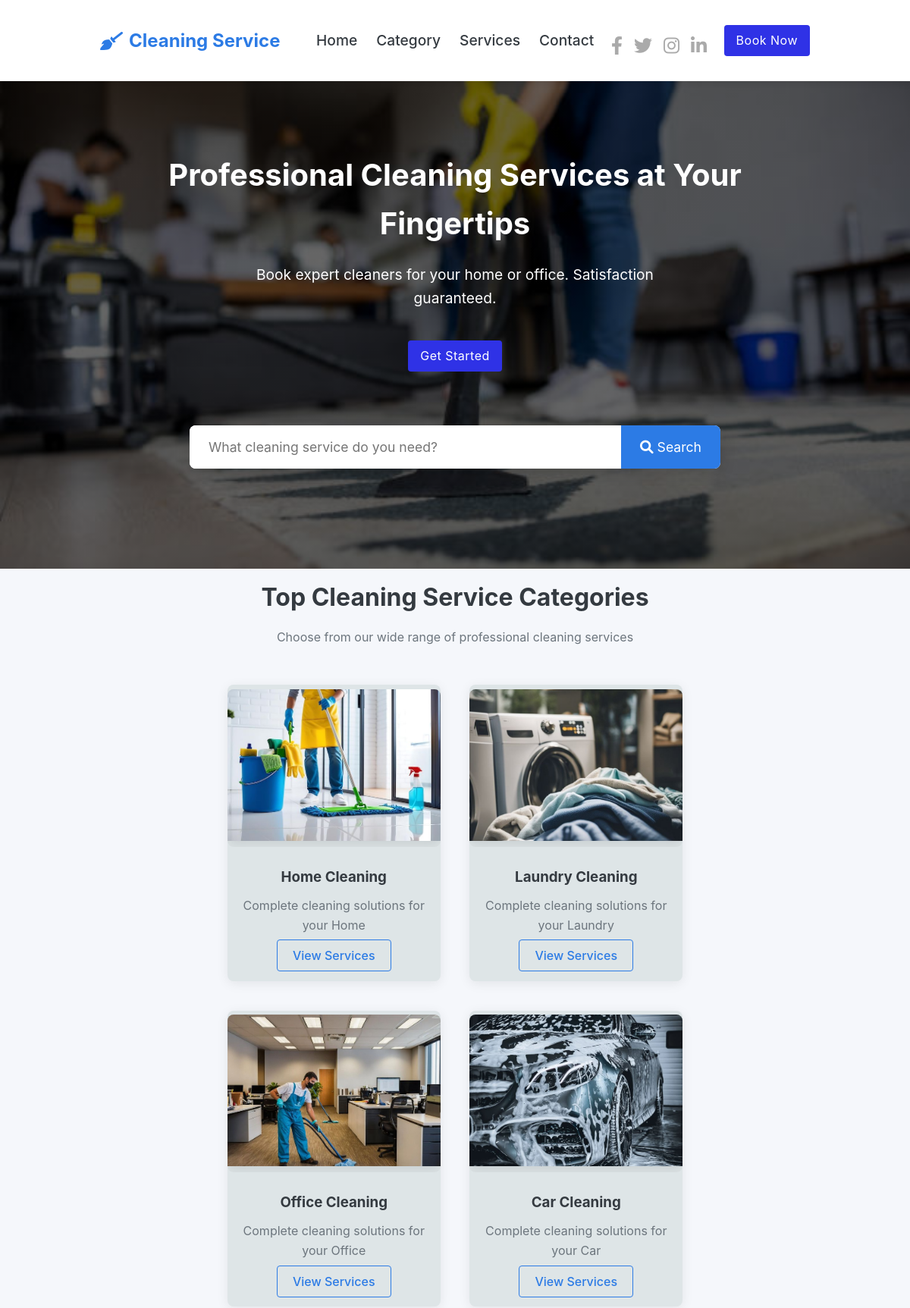
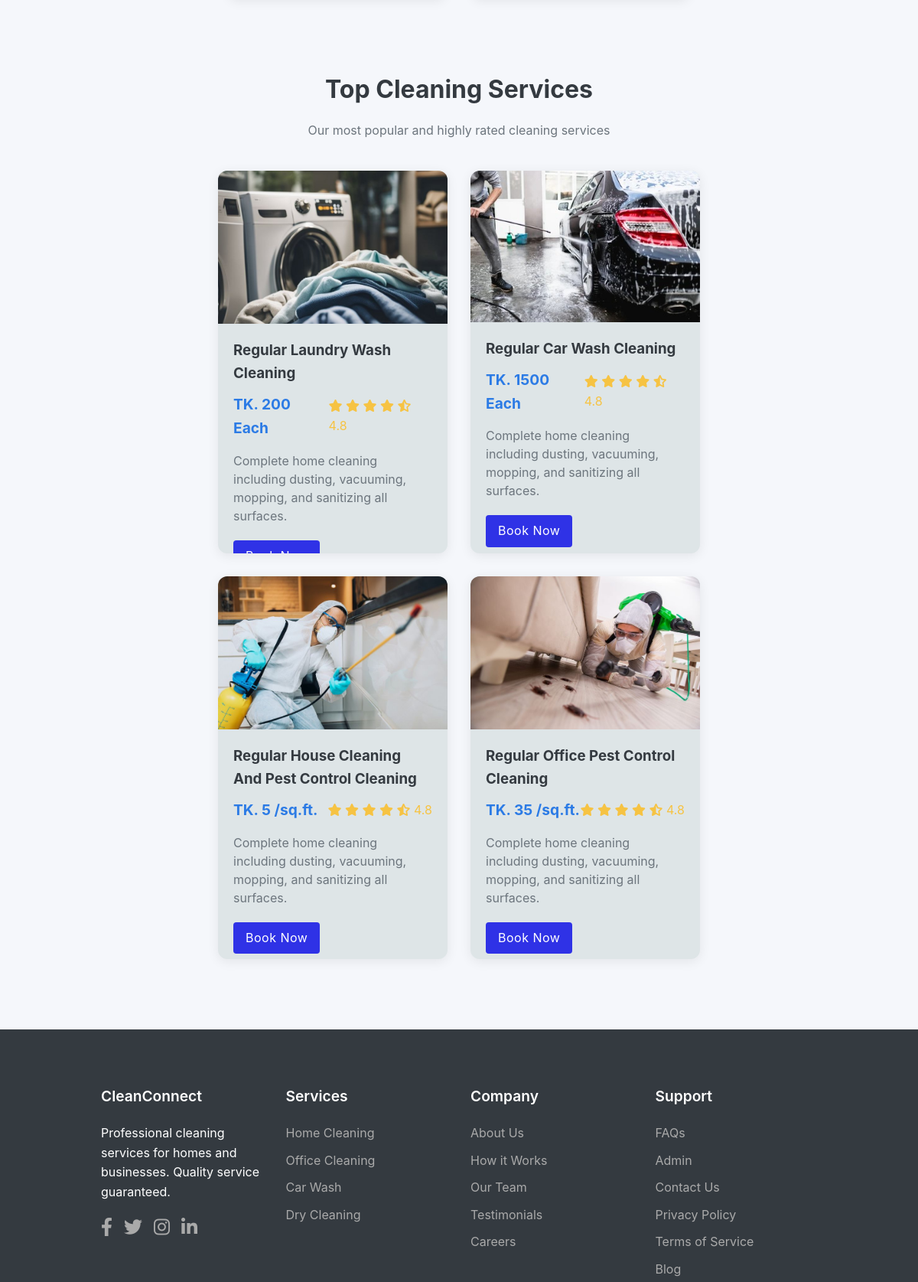
The page / (upper part) on the database its author committed (2 pictures, top to bottom).
### tables this page shows
CREATE TABLE `category` (
  `Id` int(10) NOT NULL,
  `Title` varchar(100) NOT NULL,
  `Image_Name` varchar(255) NOT NULL,
  `Active` varchar(10) NOT NULL
);

CREATE TABLE `service` (
  `Id` int(11) NOT NULL,
  `Title` varchar(150) NOT NULL,
  `Description` varchar(255) NOT NULL,
  `Price` decimal(10,0) NOT NULL,
  `Price_des` varchar(20) NOT NULL,
  `Image_Name` varchar(255) NOT NULL,
  `Category_Title` varchar(100) NOT NULL,
  `Active` varchar(10) NOT NULL
);

### index.php (the view, shortened to what this page needs)
<?php include('partial-front/header.php'); ?>
    <section class="hero">
      <div class="container">
        <h1>Professional Cleaning Services at Your Fingertips</h1>
        <p>
          Book expert cleaners for your home or office. Satisfaction guaranteed.
        </p>
        <a href="services.php" class="btn btn-primary">Get Started</a>
      </div>
    <br><br><br>
    <div class="container">
      <div class="search-container">
        <form action="search-service.php" method="POST" class="search-bar">
          <input type="text" name="search_inp" class="search-input" placeholder="What cleaning service do you need?" />
          <button name="submit" class="search-btn">
            <i class="fas fa-search"></i> Search
          </button>
        </form>
      </div>
    </div>
    </section>
    <section class="container">
      <div class="section-title">
        <h2>Top Cleaning Service Categories</h2>
        <p>Choose from our wide range of professional cleaning services</p>
      </div>
      <div class="categories">
        <?php
          $sql = "SELECT * FROM category WHERE Active = 'Yes' LIMIT 4";
          $res=mysqli_query($conn,$sql);
          $count=mysqli_num_rows($res);
          if ($count>0){
            while($rows=mysqli_fetch_assoc($res)){
              $title = $rows['Title'];
              $image_name = $rows['Image_Name'];
              ?>
              <div class="category-card">
              <div class="box-4 float-container">
                <?php
                  if($image_name != ""){
                    ?>
                    <img src="images/category/<?php echo $image_name; ?>" alt="<?php echo $title; ?> Cleaning" class="category-img">
                  <?php
                  } else{
                    echo "No image";
                  }
                ?>
              </div>
              <div class="category-content">
                <h3><?php echo $title; ?> Cleaning</h3>
                <p>Complete cleaning solutions for your <?php echo $title; ?></p>
                <a href="category-services.php?category_title=<?php echo $title; ?>" class="btn btn-outline">View Services</a>
              </div>
          </div>
          <?php
            }
          }
        ?>
      </div>
    </section>
    <section class="container">
      <div class="section-title">
        <h2>Top Cleaning Services</h2>
        <p>Our most popular and highly rated cleaning services</p>
      </div>
      <?php
          $sql="SELECT * FROM service s INNER JOIN top_ser t ON (s.id = t.service_id) WHERE Active = 'Yes' order by t.count DESC LIMIT 4";
          $res=mysqli_query($conn,$sql);
          $count=mysqli_num_rows($res);
          if ($count>0){
            ?>
            <div class="services">
            <?php
            while($rows=mysqli_fetch_assoc($res)){
              $ID = $rows['Id'];
              $service_title = $rows['Title'];
              $price = $rows['Price'];
              $price_des = $rows['Price_des'];
              $image_name = $rows['Image_Name'];
              ?>
                <div class="service-card">
                  <img src="images/services/<?php echo $image_name; ?>" alt="<?php echo $image_name; ?>" class="service-img" />
                  <div class="service-content">
                    <h3>Regular <?php echo $service_title; ?> Cleaning</h3>
                    <div class="service-meta">
                      <div class="service-price">TK. <?php echo $price; ?><span> <?php echo  $price_des; ?></span></div>
                      <div class="service-rating">
                        <i class="fas fa-star"></i>
                        <i class="fas fa-star"></i>
                        <i class="fas fa-star"></i>
                        <i class="fas fa-star"></i>
                        <i class="fas fa-star-half-alt"></i>
                        <span>4.8</span>
                      </div>
                    </div>
                    <p class="service-desc">
                      Complete home cleaning including dusting, vacuuming, mopping, and
                      sanitizing all surfaces.
                    </p>
                    <a href="user_info.php?id=<?php echo $ID; ?>" class="btn btn-primary">Book Now</a>
                  </div>
                </div>
                <?php
            }
          }
      ?>
        </div>
    </section>
    <?php include('partial-front/footer.php') ?>

### css/styles.css (style rules this page uses)
:root { --primary: #2c7be5; --primary-dark: #1a68d1; --secondary: #6c757d; --light: #f8f9fa; --dark: #343a40; --success: #00d97e; --danger: #e63757; --warning: #f6c343; --info: #39afd1; }
* { margin: 0; padding: 0; box-sizing: border-box; font-family: "Segoe UI", Tahoma, Geneva, Verdana, sans-serif; }
body { background-color: #f5f7fb; color: #333; line-height: 1.6; }
.container { width: 80%; margin: 0 auto; padding: 1%; }
.btn { padding: 10px 20px; border-radius: 4px; font-weight: 500; text-decoration: none; cursor: pointer; transition: all 0.3s; border: none; }
.btn-primary { background-color: var(--primary); color: white; }
.btn-outline { background-color: transparent; border: 1px solid var(--primary); color: var(--primary); }
.hero { background: linear-gradient(rgba(0, 0, 0, 0.6), rgba(0, 0, 0, 0.6)), url("../images/front get started.jpg") center/cover no-repeat; color: white; padding: 80px 0; text-align: center; }
.hero h1 { font-size: 2.5rem; margin-bottom: 20px; }
.hero p { font-size: 1.2rem; max-width: 600px; margin: 0 auto 40px; }
.search-container { max-width: 700px; margin: -30px auto 40px; position: relative; z-index: 10; }
.search-bar { display: flex; background-color: white; border-radius: 8px; overflow: hidden; box-shadow: 0 4px 20px rgba(0, 0, 0, 0.15); }
.search-input { flex: 1; padding: 18px 25px; border: none; font-size: 1.1rem; outline: none; }
.search-btn { padding: 0 25px; background-color: var(--primary); color: white; border: none; cursor: pointer; font-size: 1.1rem; transition: background-color 0.3s; }
.section-title { text-align: center; margin-bottom: 40px; }
.section-title h2 { font-size: 2rem; color: var(--dark); margin-bottom: 15px; }
.section-title p { color: var(--secondary); max-width: 600px; margin: 0 auto; }
.categories { display: flex; flex-wrap: wrap; justify-content: center; gap: 20px; margin-bottom: 60px; }
.category-content { padding: 20px; }
.category-content h3 { margin-bottom: 10px; color: var(--dark); }
.category-content p { color: var(--secondary); margin-bottom: 15px; }
.box-4 { width: 100%; height: auto; float: left; margin: 2%; }
.float-container { position: relative; border-radius: 8px; overflow: hidden; flex-wrap: wrap; }
.category-card { width: 30%; margin: 1%; float: left; background-color: rgb(222, 229, 231); border-radius: 8px; overflow: hidden; box-shadow: 0 3px 15px rgba(0, 0, 0, 0.08); transition: transform 0.3s, box-shadow 0.3s; text-align: center; display: flex; flex-direction: column; align-items: center; justify-content: center; }
.category-img { width: 100%; height: 200px; object-fit: cover; box-shadow: 0 5px 15px rgba(0, 0, 0, 0.1); transition: transform 0.3s ease, box-shadow 0.3s ease; }
.services { display: flex; flex-wrap: wrap; justify-content: center; gap: 30px; margin-bottom: 80px; }
.service-card { width: 300px; height: 500px; background-color: rgb(222, 229, 231); border-radius: 12px; overflow: hidden; box-shadow: 0 3px 15px rgba(0, 0, 0, 0.08); transition: transform 0.4s ease, box-shadow 0.4s ease; display: flex; flex-direction: column; }
.service-img { height: 200px; width: 100%; object-fit: cover; transition: transform 0.5s ease; }
.service-content { padding: 20px; flex-grow: 1; display: flex; flex-direction: column; }
.service-content h3 { margin-bottom: 10px; color: var(--dark); transition: color 0.3s ease; }
.service-meta { display: flex; justify-content: space-between; align-items: center; margin-bottom: 15px; }
.service-price { color: var(--primary); font-weight: bold; font-size: 1.2rem; }
.service-rating { color: var(--warning); }
.service-desc { color: var(--secondary); margin-bottom: 20px; line-height: 1.5; flex-grow: 1; }
.btn-primary { display: inline-block; padding: 10px 20px; text-align: center; background-color: var(--primary); color: white; border-radius: 5px; text-decoration: none; transition: background-color 0.3s ease, transform 0.2s ease; align-self: flex-start; }

### css/admin.css (style rules this page uses)
* { margin: 0; padding: 0; font-family: -apple-system, BlinkMacSystemFont, "Segoe UI", Roboto, Oxygen-Sans, Ubuntu, Cantarell, "Helvetica Neue", sans-serif; }
.btn-primary { display: inline-block; padding: 8px 16px; background-color: #2f32e6; color: white; text-decoration: none; border-radius: 4px; font-weight: normal; transition: all 0.2s ease; border: none; box-shadow: none; letter-spacing: 0.5px; }

### rows shown on the page
category: Image_Name (picture), Title "Home"
category: Image_Name (picture), Title "Laundry"
category: Image_Name (picture), Title "Office"
category: Image_Name (picture), Title "Car"
service: Image_Name (picture), Title "Laundry Wash", Price "200", Price_des "Each"
service: Image_Name (picture), Title "Car Wash", Price "1500", Price_des "Each"
service: Image_Name (picture), Title "House Cleaning And Pest Control", Price "5", Price_des "/sq.ft."
service: Image_Name (picture), Title "Office Pest Control", Price "35", Price_des "/sq.ft."
